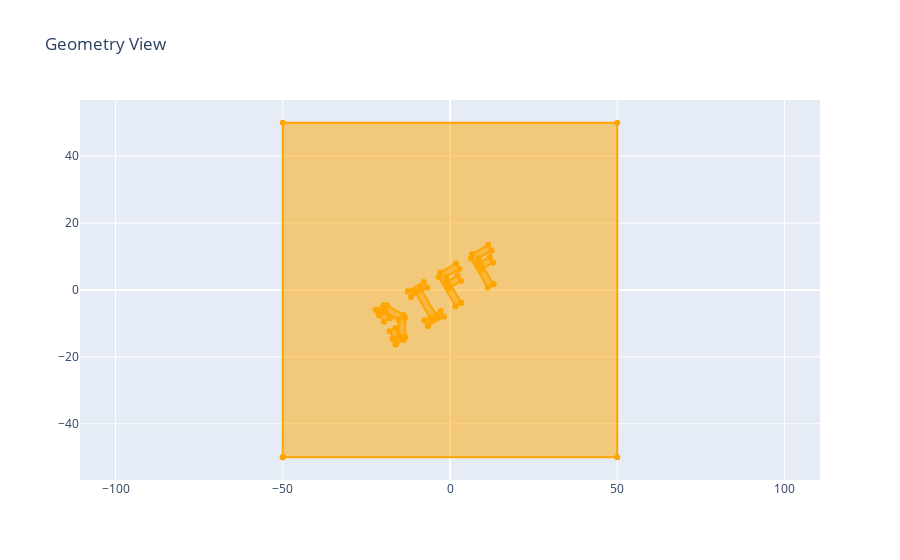

This figure's notebook cell:
### Code cell
# Empty geometry
geomE = sm.GeomGroup()

# Let's make a large box
box0 = sm.make_rect(0,0,100,100,layer=1)

# And some text, because text is complex polygons!
text0 = sm.make_text(0, 0, "DIFF", 10, 2,angle=30,to_poly=True,layer=1)

GeomViewPlotly(box0+text0+ geomE)

### Figure 1 — Plotly figure (JSON) as saved in the notebook; plotly's stock layout.template omitted (floating-point values rounded to 4 significant figures)
{"data": [{"fill": "toself", "line": {"color": "orange"}, "type": "scatter", "x": [-50, 50, 50, -50, -50], "y": [-50, -50, 50, 50, -50]}, {"fill": "toself", "line": {"color": "orange"}, "type": "scatter", "x": [-16.25, -13.84, -13.34, -13.43, -13.92, -18.83, -19.84, -22.25, -21.25, -19.35, -15.42, -15.35, -17.25, -16.25], "y": [-16.31, -14.92, -14.04, -8.317, -7.476, -4.534, -4.526, -5.915, -7.647, -6.552, -8.905, -13.48, -14.58, -16.31]}, {"fill": "toself", "line": {"color": "orange"}, "type": "scatter", "x": [-14.68, -16.34, -18.07, -16.41, -14.68], "y": [-14.25, -11.36, -12.36, -15.25, -14.25]}, {"fill": "toself", "line": {"color": "orange"}, "type": "scatter", "x": [-18.01, -19.68, -21.41, -19.74, -18.01], "y": [-8.473, -5.587, -6.587, -9.473, -8.473]}, {"fill": "toself", "line": {"color": "orange"}, "type": "scatter", "x": [-6.623, -1.811, -2.811, -7.623, -6.623], "y": [-10.75, -7.974, -6.242, -9.02, -10.75]}, {"fill": "toself", "line": {"color": "orange"}, "type": "scatter", "x": [-11.62, -6.811, -7.811, -12.62, -11.62], "y": [-2.091, 0.6863, 2.418, -0.3594, -2.091]}, {"fill": "toself", "line": {"color": "orange"}, "type": "scatter", "x": [-3.851, -8.851, -10.58, -5.583, -3.851], "y": [-7.997, 0.6635, -0.3365, -8.997, -7.997]}, {"fill": "toself", "line": {"color": "orange"}, "type": "scatter", "x": [3.366, -1.134, 2.811, 1.811, -3.0, -3.366, 1.634, 3.366], "y": [-3.83, 3.964, 6.242, 7.974, 5.196, 3.83, -4.83, -3.83]}, {"fill": "toself", "line": {"color": "orange"}, "type": "scatter", "x": [-0.3333, 3.275, 2.275, -1.333, -0.3333], "y": [0.5774, 2.661, 4.393, 2.309, 0.5774]}, {"fill": "toself", "line": {"color": "orange"}, "type": "scatter", "x": [12.99, 8.489, 12.43, 11.43, 6.623, 6.256, 11.26, 12.99], "y": [1.725, 9.52, 11.8, 13.53, 10.75, 9.386, 0.7254, 1.725]}, {"fill": "toself", "line": {"color": "orange"}, "type": "scatter", "x": [9.289, 12.9, 11.9, 8.289, 9.289], "y": [6.133, 8.216, 9.948, 7.865, 6.133]}], "layout": {"showlegend": false, "title": {"text": "Geometry View"}, "xaxis": {"scaleanchor": "y", "scaleratio": 1}}}
